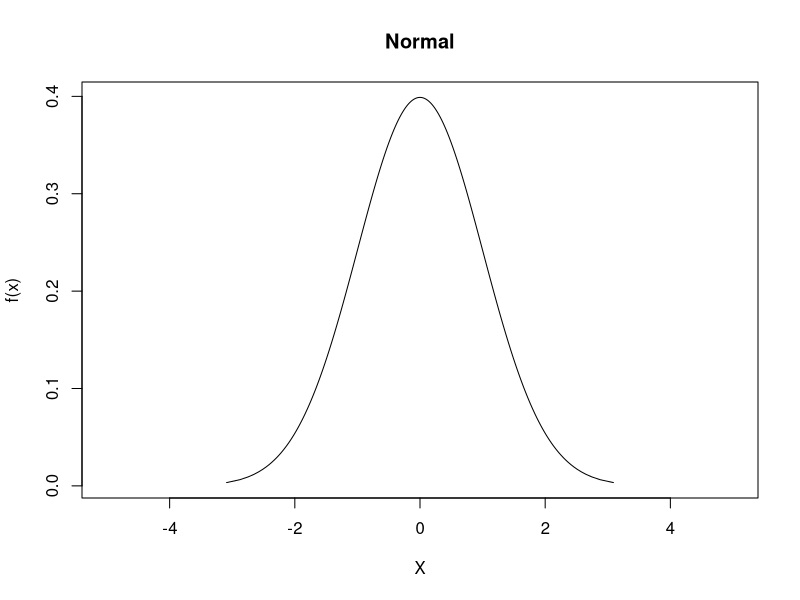
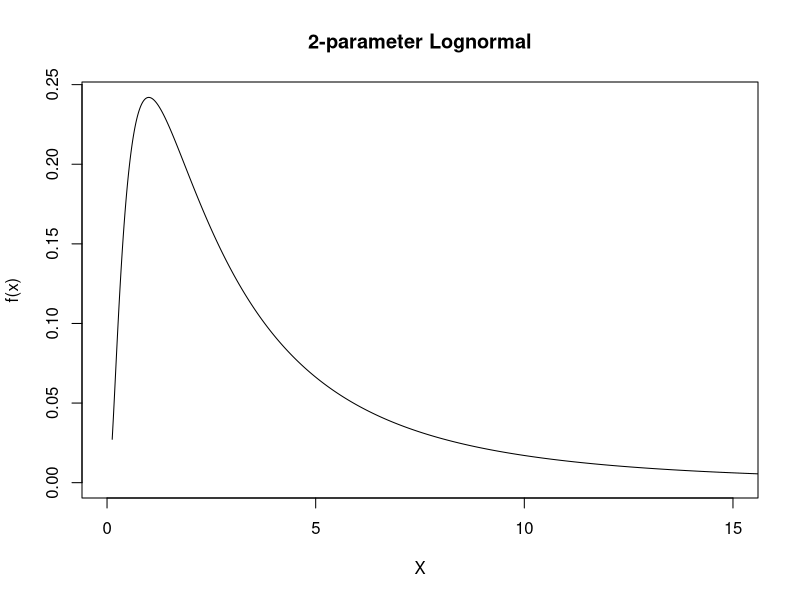
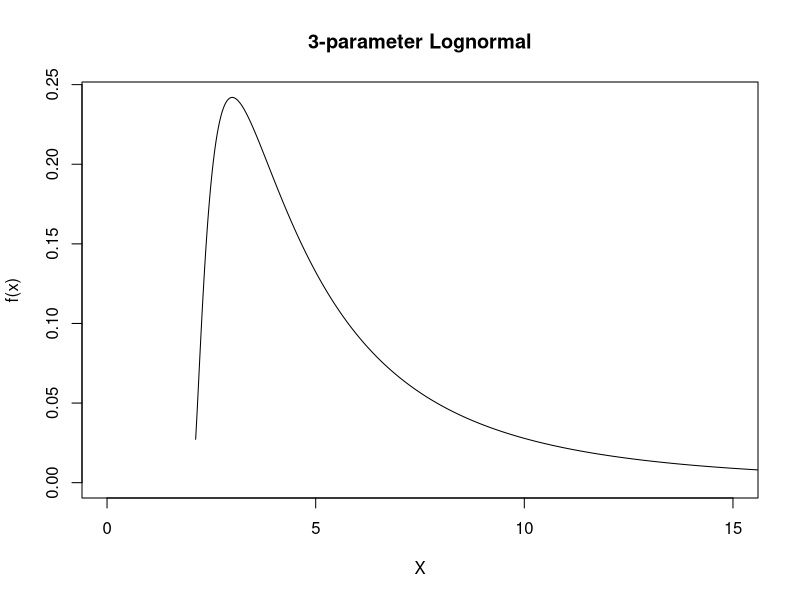

These figures' R source, in order:
# Sample code to explore shapes of probability distributions

# This code plots the pdf for the N, LN2, LN3 distributions

# Variables: 
# p = array of probabilities from .001 to .999
# q = quantile from the normal distribution
# ux = mean in real space
# sdx = stdev in real space
# qn = quantile from normal distribution
# dn = pdf of normal distribution
# uy = mean of logs
# sdy = standard deviation of logs
# qln = quantile from lognormal distribution
# dln = pdf of lognormal distribution
# a = P3 shape parameter
# s = P3 scale parameter
# l = P3 location parameter
# qP3 = quantile from P3 distribution
# dP3 = pdf of P3 distribution
# qLP3 = quantile from LP3 distribution
# dLP3 = pdf of LP3 distribution


# Set array of probabilities

p<-seq(.001,.999,.001)

# Normal distribution (parameters, quantiles and pdf, and plot)

ux<-0 #if not 0, it will shift
sdx<-1

qn<-qnorm(p,ux,sdx)
dn<-dnorm(qn,ux,sdx)

plot(qn,dn,type="l",xlim=c(-5,5),xlab="X",ylab="f(x)",main="Normal")

# 2-parameter Lognormal (parameters, quantiles and pdf, and plot)

uy<-1 #positively skewed distribution
sdy<-1

qln2<-qlnorm(p,uy,sdy)
dln2<-dlnorm(qln2,uy,sdy)

plot(qln2,dln2,type="l",xlim=c(0,15),xlab="X",ylab="f(x)",main = "2-parameter Lognormal")

# 3-parameter lognormal (parameters, quantiles and pdf, and plot)

LB = 2 #it shifts the distribution
uy<-1
sdy<-1

qln3<-qlnorm(p,uy,sdy)
dln3<-dlnorm(qln3,uy,sdy)

plot((qln3+LB),dln3,type="l",xlim=c(0,15),xlab="X",ylab="f(x)",main = "3-parameter Lognormal")

